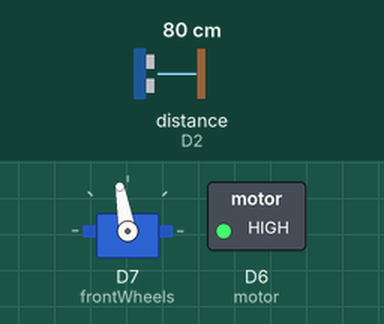
Recording of a sketch running on a simulated ESP8266 (Wemos D1 mini). On the bench: servo, switched loads named in the sketch (green lamp = pin HIGH). Wiring (inferred from the names in the program): ultrasonic range finder: trigger D4; echo D2. Dashed ring = blinking. Inputs (shaded band) come from the test bench; at power-on: distance to the obstacle (sensor on D2) 80 cm. The echo pulse lasts 58.3 µs per cm; pins used as bus, display or sensor lines are not drawn.

Above: at 1.2 s.
1.3 s: distance to the obstacle (sensor on D2) set to 55 cm
2.8 s: distance to the obstacle (sensor on D2) set to 45 cm
At 3.2 s:
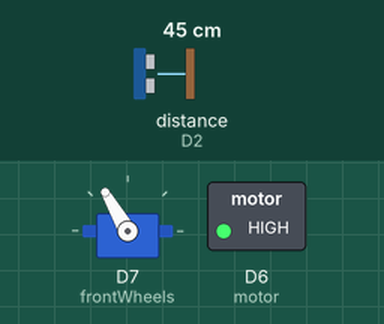
5.8 s: distance to the obstacle (sensor on D2) set to 33 cm
7.7 s: distance to the obstacle (sensor on D2) set to 26 cm
At 10.0 s:
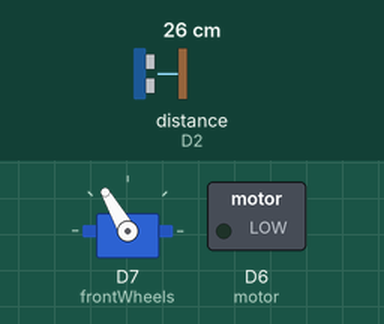
10.7 s: distance to the obstacle (sensor on D2) set to 35 cm
At 12.63 s:
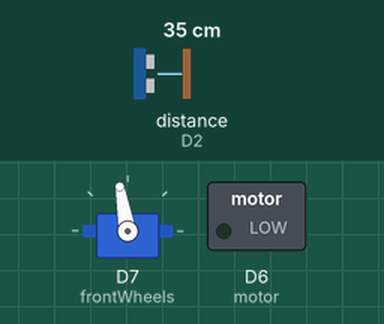
13.7 s: distance to the obstacle (sensor on D2) set to 2 cm
At 15.5 s:
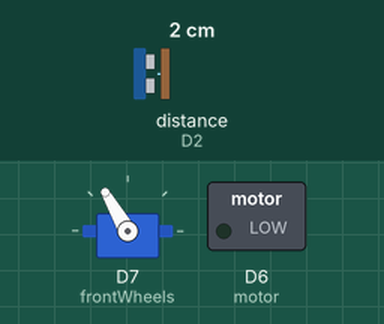
Timing chart, 0 to 17.0 s (numbered marks = the images above; inputs shaded):
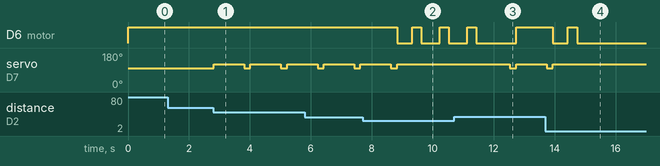

The sketch:

Car_V1.ino
```cpp
#include <Servo.h>

Servo frontWheels;  // Servo that controls the direction

#define trigPin D4 // HC-SR04 Trig
#define echoPin D2 // HC-SR04 Echo
#define motor D6  // Pin attached to the Relay to allow

int rotationAng = 20; //adjust the angles for your own car, this worked out for me.
int startingAng = 100;

void setup() {
  Serial.begin (9600);
  pinMode(trigPin, OUTPUT);
  pinMode(echoPin, INPUT);
  pinMode(motor, OUTPUT);

  frontWheels.attach(13); //13 is D7 (I have a Wemos D1 Mini)
  AdjustFrontWheels();

}

void loop() {

  long distance = ReadDistance();

  digitalWrite(motor, HIGH);

  if(distance < 30)
  {
    ToCloseDriveSlowly(distance);
  }
  if (distance < 50)
  {
    TurnRight();
    delay(1000);
    AdjustFrontWheels();
  }
  else
  {
    delay(30);
  }

  delay(200);
}

void AdjustFrontWheels()
{
  frontWheels.write(startingAng);
}

void TurnRight()
{
    frontWheels.write(startingAng + rotationAng);
}

void TurnLeft()
{
    frontWheels.write(startingAng - rotationAng);
}

//Read the distance from the HC-SR04
// And returns it
int ReadDistance()
{
  long duration, distance;

  digitalWrite(trigPin, LOW);  // Added this line
  delayMicroseconds(2); // Added this line
  digitalWrite(trigPin, HIGH);

  delayMicroseconds(10); // Added this line
  digitalWrite(trigPin, LOW);
  duration = pulseIn(echoPin, HIGH);
  distance = (duration/2) / 29.1;

   //for debug purposes
   //Serial.print(distance);
   //Serial.println(" cm");

  return distance;
}

//When the car is driving to slow it will try to deaccelerate
//It's kinda hard coded but it works out.
void ToCloseDriveSlowly(long distance)
{
  digitalWrite(motor, LOW);

  TurnRight();
  while(distance < 30)
  {
    delay(500);
    digitalWrite(motor, HIGH);
    delay(300);
    digitalWrite(motor, LOW);

    if(distance < 10 )
    {
      Stop(distance);
    }
    delay(100);
    distance = ReadDistance();
  }
}

//Stop the car while the distance is lower than 10.
// 10 might be to little if the car is gainning a lot of speed.
void Stop(long dist)
{
  while(dist <= 10)
  {
    delay(1000);
    dist = ReadDistance();

  }
}
```

Measured:
- the behaviour switches between 50 and 49 cm on distance to the obstacle (sensor on D2) (found by bisection; images 0 and 1)
- the behaviour switches between 30 and 29 cm on distance to the obstacle (sensor on D2) (found by bisection; images 1 and 2)
- after the input at 1.3 s, every drawn part: stays the same
- after the input at 2.8 s, servo on D7 (frontWheels): alternates 120° for 1.0 s and 100° for 0.20 s, starting at once
- after the input at 7.7 s, D6 (motor): alternates HIGH for 0.30 s and LOW for 0.55 s, starting after 1.1 s; servo on D7 (frontWheels): goes on until 8.8 s, then stays 120°
- after the input at 10.7 s, servo on D7 (frontWheels): 120° → 100° after 1.8 s, → 120° 0.20 s later
- after the input at 13.7 s, D6 (motor): HIGH → LOW after 0.24 s, → HIGH 0.50 s later, → LOW 0.30 s later; servo on D7 (frontWheels): goes on until 13.9 s, then stays 120°
